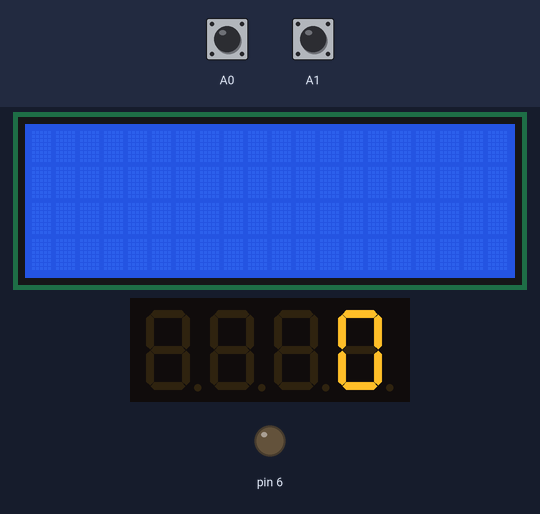
Simulated run of this sketch. Board: Arduino Uno, built with avr-gcc and run on an emulated ATmega328P. Parts: 20×4 character LCD, 4-digit seven-segment display, output pins drawn as LEDs (lit = HIGH). Dashed ring = blinking. The test bench sets the inputs (shaded band); at power-on: A0 HIGH, A1 HIGH.

Above: at 1.2 s.
1.3 s: A0 pulled LOW for 3.2 s
At 2.3 s:
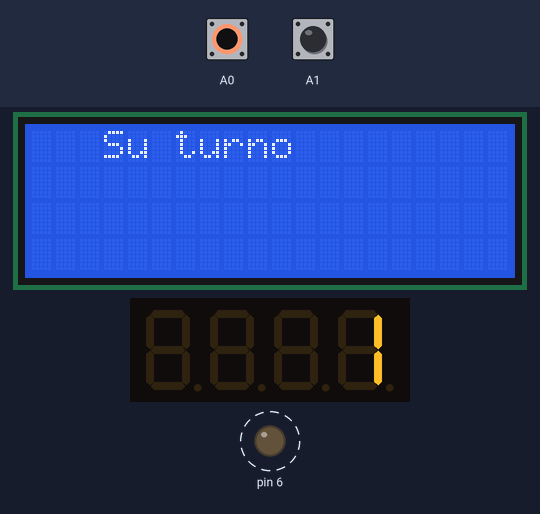
6.0 s: A1 pulled LOW for 1 s
At 6.21 s:
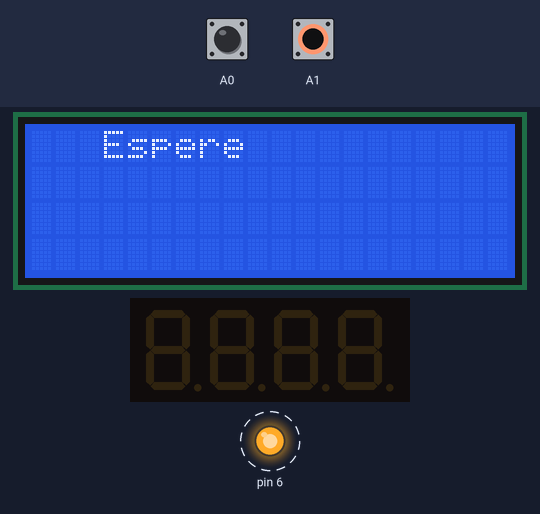
8.5 s: A1 pulled LOW for 3.2 s
At 8.86 s:
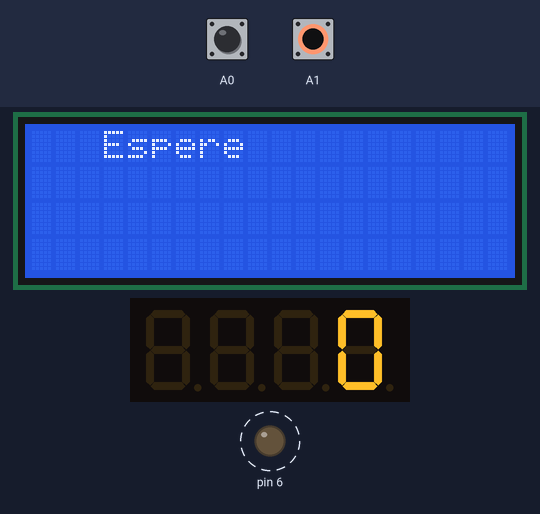
13.2 s: A0 pulled LOW for 0.2 s
At 14.3 s:
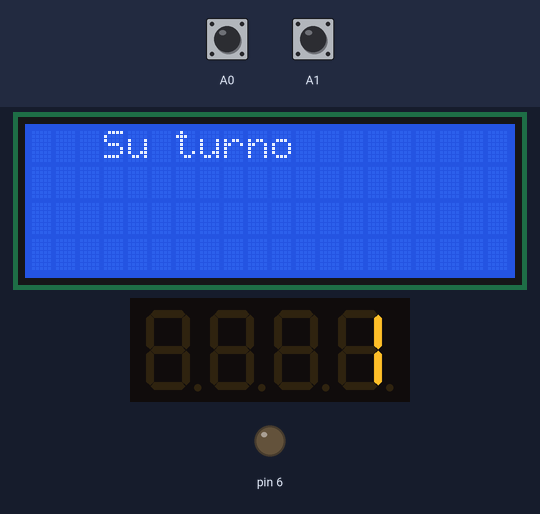
Timing chart, 0 to 16.2 s (numbered marks = the images above; inputs shaded):
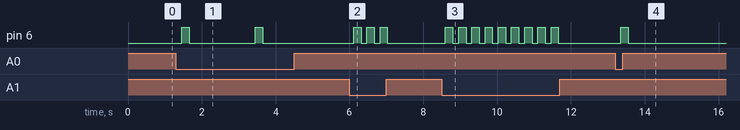

Measured:
- after the input at 1.3 s, pin 6: alternates HIGH for 0.20 s and LOW for 1.8 s, starting after 0.16 s; the display: first differs from a run without the input after 0.05 s (image 1 shows a later state)
- after the input at 6.0 s, pin 6: alternates HIGH for 0.20 s and LOW for 0.16 s, 6 changes in all, then stays LOW, starting after 0.11 s
- after the input at 8.5 s, pin 6: alternates HIGH for 0.20 s and LOW for 0.16 s, 18 changes in all, then stays LOW, starting after 0.10 s
- after the input at 13.2 s, pin 6: LOW → HIGH after 0.15 s, → LOW 0.20 s later; the display: first changes at once (image 4 shows a later state)
- what the display in image 1 shows lasts 1.0 s, from 1.7 s to 2.7 s

The sketch:

Display_Zumbador_LCDI2C.ino
```cpp
/////////////////////////
//Angel Martinez
//Display Zumbador LCDI2C
/////////////////////////
#include <TM1637Display.h>
#include <Wire.h>
#include <LiquidCrystal_I2C.h>
LiquidCrystal_I2C lcd(0x27,20,4);
#define CLK 8
#define DIO 7
#define TEST_DELAY   2000
int conta=0;
TM1637Display display(CLK, DIO);

void setup()
{
pinMode(A0,INPUT);
pinMode(A1,INPUT);
pinMode(6,OUTPUT);
digitalWrite(A0,HIGH);
digitalWrite(A1,HIGH);
lcd.init();
lcd.backlight();
lcd.setCursor(3,0);

}

void loop()
{


  display.setBrightness(0x0f);
  uint8_t data[] = { 0x0, 0x0, 0x0, 0x0 };
  display.setSegments(data);
  if (digitalRead (A0)==0){
   conta++;
  display.showNumberDec(conta, false, 2,2);
 delay(100);
   digitalWrite(6,HIGH);
   delay(200);
   digitalWrite(6,LOW);
    lcd.setCursor(3,0);
  lcd.print("Su turno");
  delay(1000);
  lcd.clear();
  lcd.setCursor(3,0);
  lcd.print("Espere");
  delay(500);
  }
    if (digitalRead (A1)==0){
   conta--;
   if (conta<=0){
    conta=0;
    }
   digitalWrite(6,HIGH);
   delay(200);
   digitalWrite(6,LOW);

    }
  display.showNumberDec(conta, false, 2,2);
 delay(100);

  display.setSegments(data);

}
```
